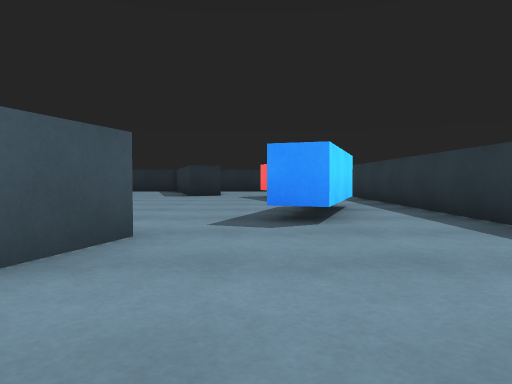
View 1 (above)

18 first-person views from a walk through a 3-D level made in the Unity game engine. The camera is 0.54 m above the floor, tilts 2° down and sees 70° across. The floor is counted in squares, 1 m on a side. Each view is taken from the middle of a square. On the plan, view 1 faces up. The plan holds only what a view shows up to about 9 squares ahead; the rest is blank.

View 2
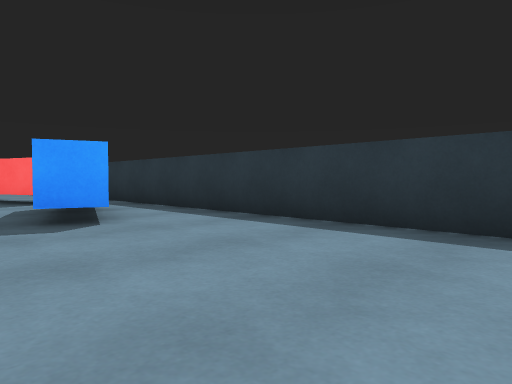

View 3
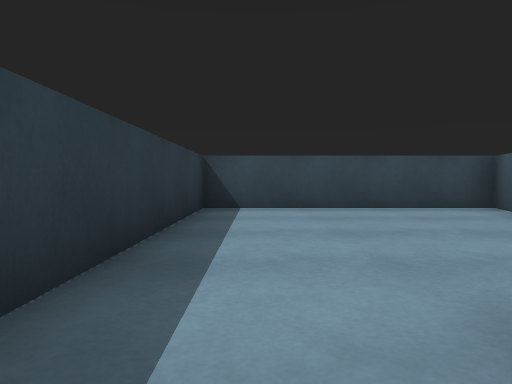

View 4
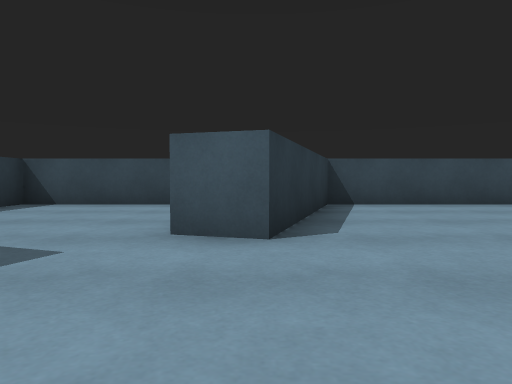

View 5
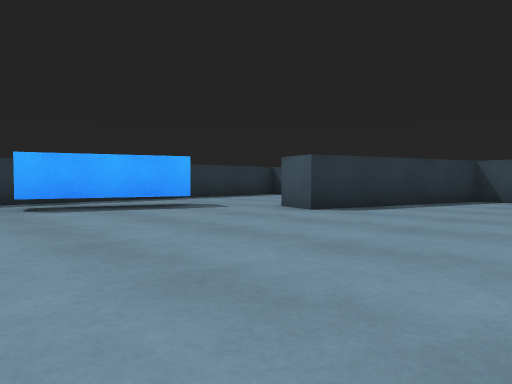

View 6
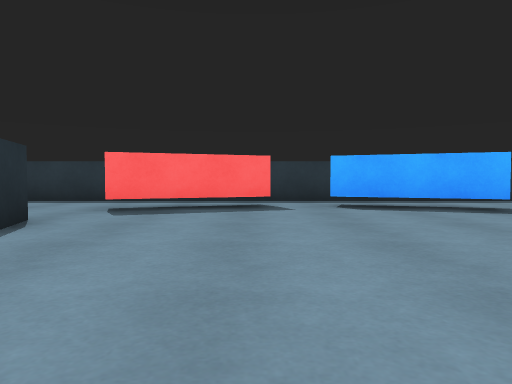

View 7
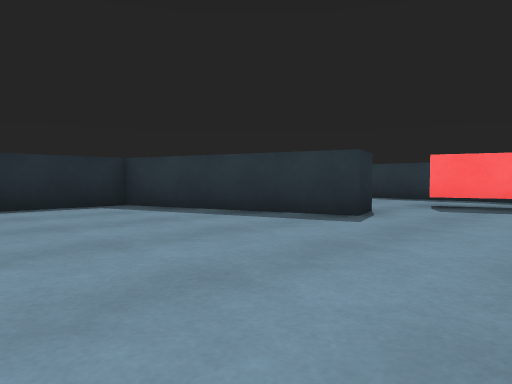

View 8
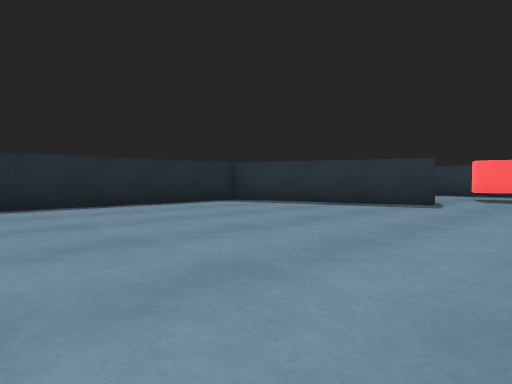

View 9
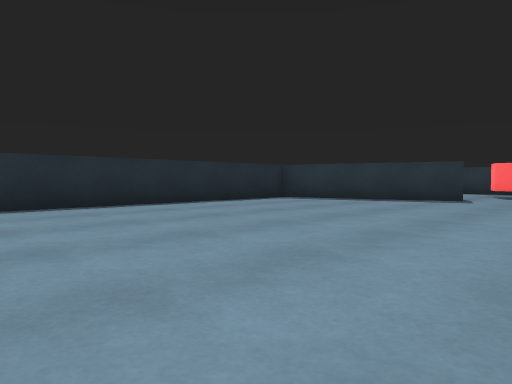

View 10
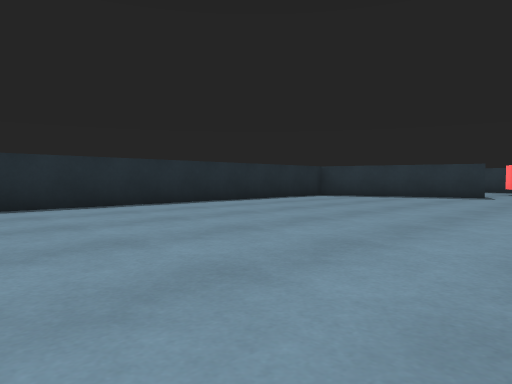

View 11
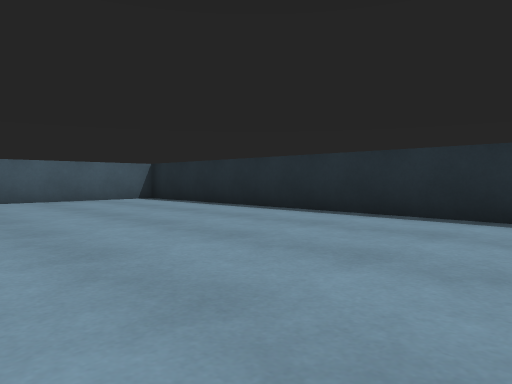

View 12
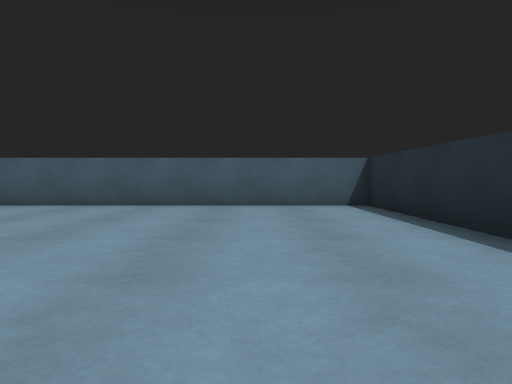

View 13
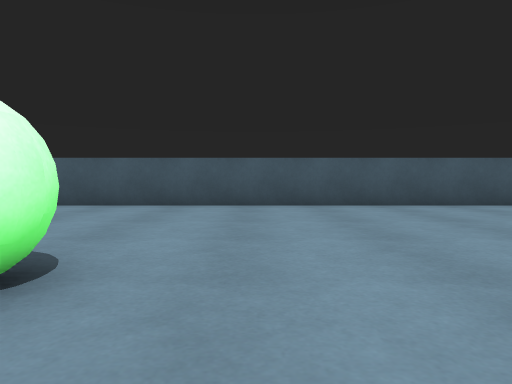

View 14
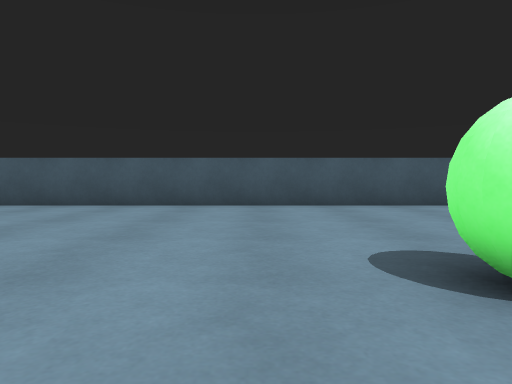

View 15
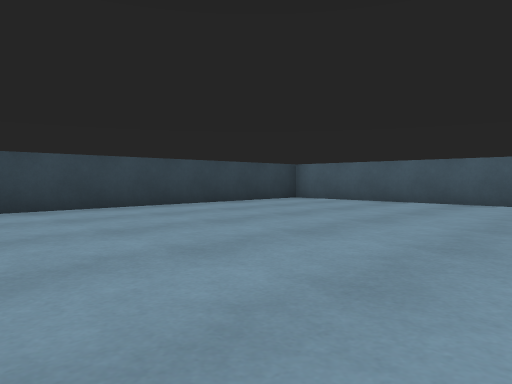

View 16
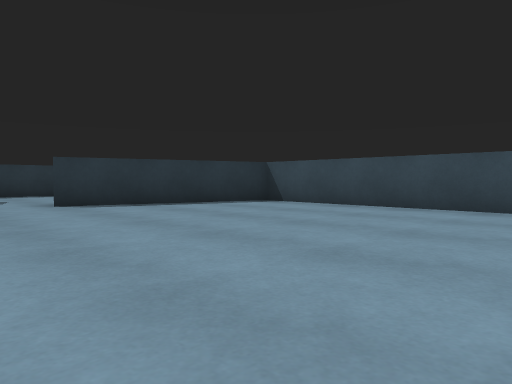

View 17
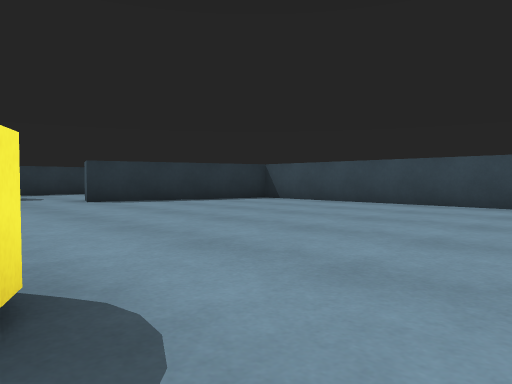

View 18
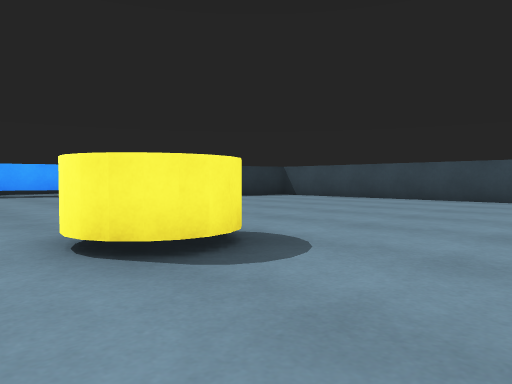

### Floor plan
Key: @ floor where view 1 was taken; # wall or solid block; x gap in a wall; . floor; B green ball; C yellow cylinder.
Columns run from 20 left of view 1 to 3 right of it. Each row starts with its distance up from view 1.
 17 ##################
 16 #................#
 15 #................#
 14 #................##
 13 #.................#    #
 12 #.................###  #
 11 #...................## #
 10 #....................# #
  9 #....................###
  8 #..........C...........#
  7 #.....B...CC.........#x#
  6 #.....B..............#.#
  5 #....................#.#
  4 #......................#
  3 #.................#....#
  2 #.................#....#
  1 #................##....#
  0 #........ .......##.@..#
 -1    #####################

Positions as (right, up) in squares from view 1, and headings:
1: (0, 0), facing up
2: (-1, 0), facing up-right
3: (2, 6), facing down
4: (-2, 7), facing down
5: (-6, 9), facing down-right
6: (-6, 9), facing right
7: (-7, 9), facing up-right
8: (-10, 9), facing up-right
9: (-12, 9), facing up-right
10: (-14, 9), facing up-right
11: (-10, 11), facing up-left
12: (-12, 14), facing left
13: (-12, 8), facing left
14: (-12, 5), facing left
15: (-11, 6), facing down-left
16: (-10, 6), facing down-right
17: (-11, 7), facing down-right
18: (-12, 9), facing down-right
